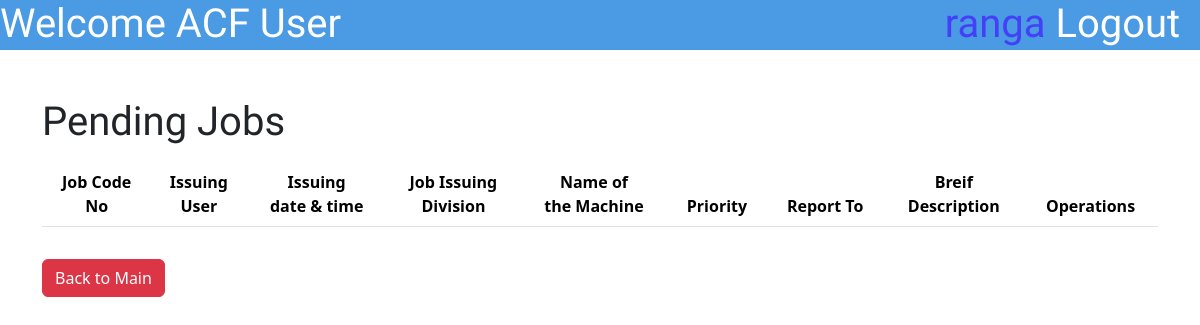
The page /PUser/DisplayStartedJoblistPuser.php (signed in) on the database as committed earlier.
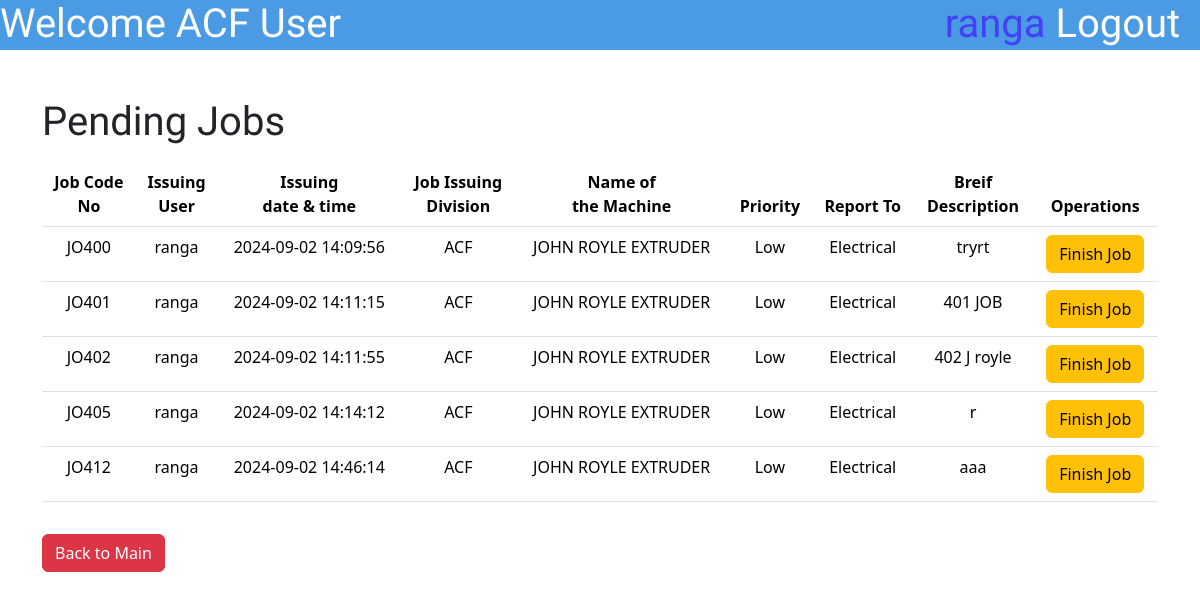
The same page on the database as committed later.
### tables this page shows
CREATE TABLE `jobdatasheet` (
  `id` int(10) NOT NULL,
  `JobCodeNo` varchar(100) NOT NULL,
  `JobPostingDateTime` varchar(50) NOT NULL,
  `JobPostingDev` enum('ACF','CCF','DR','Flexible','Aluminium Rodmill','Ceylon Copper','Drum Yard','Carpentry','Bail Room') NOT NULL,
  `MachineName` varchar(255) NOT NULL,
  `Priority` enum('High','Low','Critical','') NOT NULL,
  `ReportTo` enum('Electrical','Mechanical','Both','') NOT NULL,
  `BDescription` varchar(500) NOT NULL,
  `Username` varchar(50) NOT NULL,
  `JobStatusE` enum('Pending','Started','Finished','Approved','NA') NOT NULL,
  `JobStatusM` enum('Pending','Started','Finished','Approved','NA') NOT NULL,
  `ManPowerInvolved` varchar(1000) DEFAULT NULL,
  `Approval` enum('Pending Approval','Not Approved','Approved','') NOT NULL,
  `FinishedCommentE` varchar(255) DEFAULT NULL,
  `FinishedCommentM` varchar(500) DEFAULT NULL,
  `TransferCommentE` varchar(500) DEFAULT NULL,
  `TransferCommentM` varchar(500) DEFAULT NULL,
  `ApproveComment` varchar(1000) DEFAULT NULL,
  `DisapproveComment` varchar(1000) DEFAULT NULL,
  `DownTime` varchar(500) DEFAULT NULL,
  `TryCount` int(10) DEFAULT NULL
);

### PUser/DisplayStartedJoblistPuser.php (the view, shortened to what this page needs)
<?php
include '../connect.php';
?>
<!DOCTYPE html>
<html lang="en">
<head>
    <link href="https://cdn.jsdelivr.net/npm/bootstrap@5.3.3/dist/css/bootstrap.min.css" rel="stylesheet"
>
    <link rel="stylesheet" href="\MaintananceJobCard\styles\SubmitJobstyle.css">
</head>
<body>
    <div class="topbar">
        <h1 class="topbar-text">Welcome <?php echo $_SESSION['workplace'] ?> User</h1>
        <a href="\MaintananceJobCard\logout.php">
            <h1 class="topbar-logout">Logout &nbsp</h1>
        </a>
        <h1 class="topbar-username"><?php echo $_SESSION['username'] ?>&nbsp</h1>
    </div>
    <div class="container mt-5 ">
        <div class="mt-5">
            <h1>Pending Jobs</h1>
            <table class="table table-hover mt-3">
                <thead>
                    <tr>
                        <th scope="col">Job Code <br>No</th>
                        <th scope="col">Issuing<br>User</th>
                        <th scope="col">Issuing <br>date & time</th>
                        <th scope="col">Job Issuing<br> Division</th>
                        <th scope="col">Name of<br> the Machine</th>
                        <th scope="col">Priority</th>
                        <th scope="col">Report To</th>
                        <th scope="col">Breif <br>Description</th>
                        <th scope="col">Operations</th>
                    </tr>
                </thead>
                <tbody>
                    <?php
                    $workplace = $_SESSION['workplace'];
                    $sql = "Select * from `jobdatasheet` where JobPostingDev='$workplace' ";
                    $result = mysqli_query($con, $sql);
                    while ($row = mysqli_fetch_assoc($result)) {
                        $id = $row['id'];
                        $JobCodeNo = $row['JobCodeNo'];
                        $username = $_SESSION['username'];
                        $JobIssuingDateTime = $row['JobPostingDateTime'];
                        $JobIssuingDivision = $row['JobPostingDev'];
                        $MachineName = $row['MachineName'];
                        $priority = $row['Priority'];
                        $ReportTo = $row['ReportTo'];
                        $BriefDescription = $row['BDescription'];
                        echo
                            "
     <tr>
        <td>$JobCodeNo</td>
        <td>$username</td>
        <td>$JobIssuingDateTime</td>
        <td>$JobIssuingDivision</td>
        <td>$MachineName</td>
        <td>$priority</td>
        <td>$ReportTo</td>
        <td style='white-space: nowrap; text-overflow:ellipsis; overflow: hidden; max-width:1px;'>$BriefDescription</td>
       <td><a href='\MaintananceJobCard\PUser\UpdateDeleteJob.php?updateid=$id' class='btn btn-warning'>Finish Job</a></td>
      </tr>
      ";
                    } ?>
                </tbody>
            </table>
            <button type="back" class="btn btn-danger mt-3" name="back"><a
                    href="\MaintananceJobCard\PUser\indexPUser.php" style="text-decoration:none;color:white">Back to
                    Main</a></button>
        </div>
    </div>
</body>
</body>

Rows that differ between the two databases and show on the page:
added jobdatasheet: JobCodeNo "JO400", username "ranga", JobPostingDateTime "2024-09-02 14:09:56", JobPostingDev "ACF", MachineName "JOHN ROYLE EXTRUDER", Priority "Low", ReportTo "Electrical", BDescription "tryrt"
added jobdatasheet: JobCodeNo "JO401", username "ranga", JobPostingDateTime "2024-09-02 14:11:15", JobPostingDev "ACF", MachineName "JOHN ROYLE EXTRUDER", Priority "Low", ReportTo "Electrical", BDescription "401 JOB"
added jobdatasheet: JobCodeNo "JO402", username "ranga", JobPostingDateTime "2024-09-02 14:11:55", JobPostingDev "ACF", MachineName "JOHN ROYLE EXTRUDER", Priority "Low", ReportTo "Electrical", BDescription "402 J royle"
added jobdatasheet: JobCodeNo "JO405", username "ranga", JobPostingDateTime "2024-09-02 14:14:12", JobPostingDev "ACF", MachineName "JOHN ROYLE EXTRUDER", Priority "Low", ReportTo "Electrical", BDescription "r"
added jobdatasheet: JobCodeNo "JO412", username "ranga", JobPostingDateTime "2024-09-02 14:46:14", JobPostingDev "ACF", MachineName "JOHN ROYLE EXTRUDER", Priority "Low", ReportTo "Electrical", BDescription "aaa"
